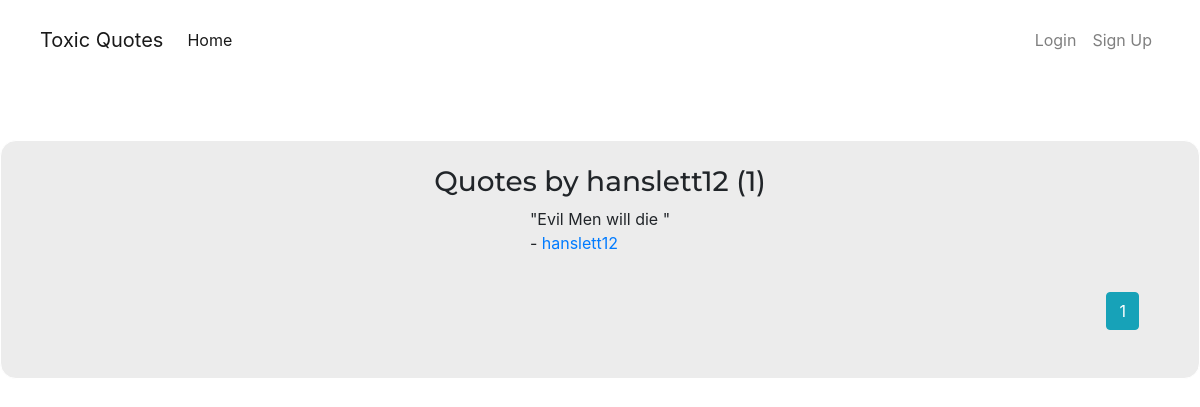
Page /user/hanslett12 on the earlier database version.
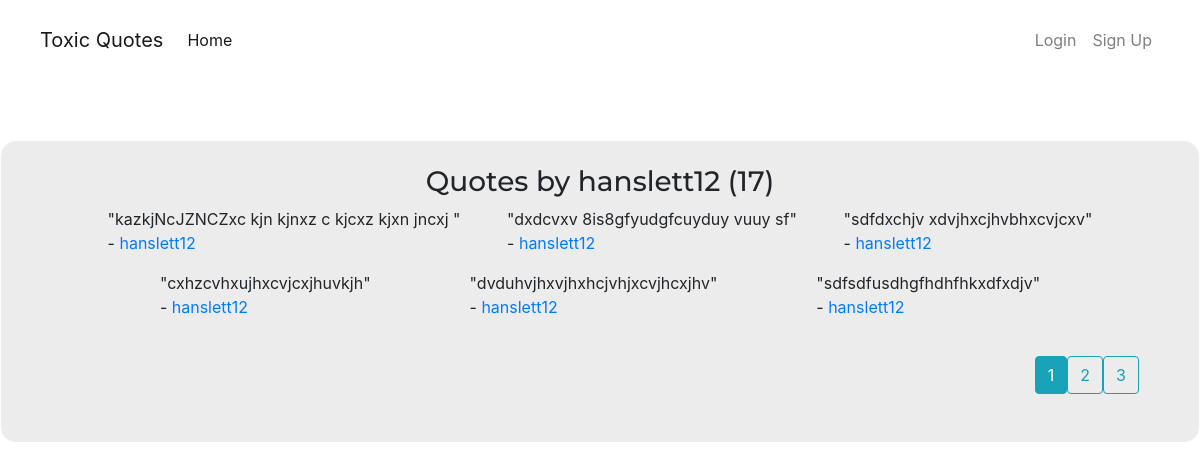
Same page on the later database version.
### quotes/models.py (models this page shows, shortened)
class Quotes(db.Model):
    id = db.Column(db.Integer, primary_key=True)
    quote = db.Column(db.Text, nullable=False)
    category = db.Column(db.String(50), nullable=False)
    date_posted = db.Column(db.DateTime, nullable=False, default=datetime.utcnow)
    user_id = db.Column(db.Integer, db.ForeignKey('users.id'), nullable=False)

class Users(db.Model, UserMixin):
    id = db.Column(db.Integer, primary_key=True)
    username = db.Column(db.String(20), unique=True, nullable=False)
    email = db.Column(db.String(120), unique=True, nullable=False)
    profile_pic = db.Column(db.String(20), nullable=False, default='default.jpg')
    password = db.Column(db.String(60), nullable=False)
    quote = db.relationship('Quotes', backref='author', lazy=True)

### quotes/users/routes.py (the view)
@users.route("/user/<string:username>")
def users_quotes(username):
    page = request.args.get('page', 1, type=int)#if the someone tries to use any other data type apart from an int it will throw an error
    user = Users.query.filter_by(username=username).first_or_404()
    posts = Quotes.query.filter_by(author=user)\
        .order_by(Quotes.date_posted.desc())\
        .paginate(page=page, per_page=6)
    return render_template('users_quotes.html', posts=posts, user=user)

### quotes/templates/users_quotes.html (shortened to what this page needs)
{% extends "layout.html"%}
{% block content %}
<div class="navbar-edit">
    <nav class="navbar navbar-expand-lg navbar-light">
        <a class="navbar-brand">Toxic Quotes</a>
        <div class="collapse navbar-collapse justify-content-start" id="navbarNav">
            <ul class="navbar-nav">
                <li class="nav-item active">
                    <a href="{{ url_for('main.home') }}" class="nav-link">Home</a>
                </li>
            </ul>
        </div>
        <div class="collapse navbar-collapse justify-content-end" id="navbarNav">
            <ul class="navbar-nav">
                {% if current_user.is_authenticated %}
                {% else %}
                <a href="{{ url_for('users.login') }}" class="nav-link">Login</a>
                <li class="nav-item">
                    <a href="{{ url_for('users.register') }}" class="nav-link">Sign Up</a>
                </li>
                {% endif  %}
            </ul>
        </div>
    </nav>
</div>
<section id="Quotes-section">
<h3 style="text-align:center;">Quotes by {{ user.username }}  ({{ posts.total }})</h3>
<div class="wrapper">
    {% for post in posts.items %}
    <div class="flex1">
        <p>"{{ post.quote }}" <br> - <a class="link-info" href="{{ url_for('users.users_quotes', username=post.author.username) }}">{{ post.author.username }}</a></p>
    </div>
    {% endfor %}
</div>
<div class="wrap2">
{% for page_num in posts.iter_pages(left_edge=1, right_edge=1, left_current=1, right_current=2) %}
{% if page_num %}
    {% if posts.page == page_num %}
        <a class="btn btn-info mb-4" href="{{ url_for('users.users_quotes', username=user.username, page=page_num) }}">{{ page_num }}</a>
    {% else %}
        <a class="btn btn-outline-info mb-4" href="{{ url_for('users.users_quotes', username=user.username, page=page_num) }}">{{ page_num }}</a>
    {% endif %}
{% else %}
....
{% endif %}
{% endfor %}
</div>
</section>
{% endblock content %}

Differences in the rows shown:
no longer on this page (row edited): Quotes: quote "Evil Men will die", author.username "hanslett12"
added Quotes: quote "kazkjNcJZNCZxc kjn kjnxz c kjcxz kjxn jncxj", author.username "hanslett12"
added Quotes: quote "dxdcvxv 8is8gfyudgfcuyduy vuuy sf", author.username "hanslett12"
added Quotes: quote "sdfdxchjv xdvjhxcjhvbhxcvjcxv", author.username "hanslett12"
added Quotes: quote "cxhzcvhxujhxcvjcxjhuvkjh", author.username "hanslett12"
added Quotes: quote "dvduhvjhxvjhxhcjvhjxcvjhcxjhv", author.username "hanslett12"
added Quotes: quote "sdfsdfusdhgfhdhfhkxdfxdjv", author.username "hanslett12"
Other differences:
{{ posts.total }}: "1" → "17"
new list line: "2"
new list line: "3"
